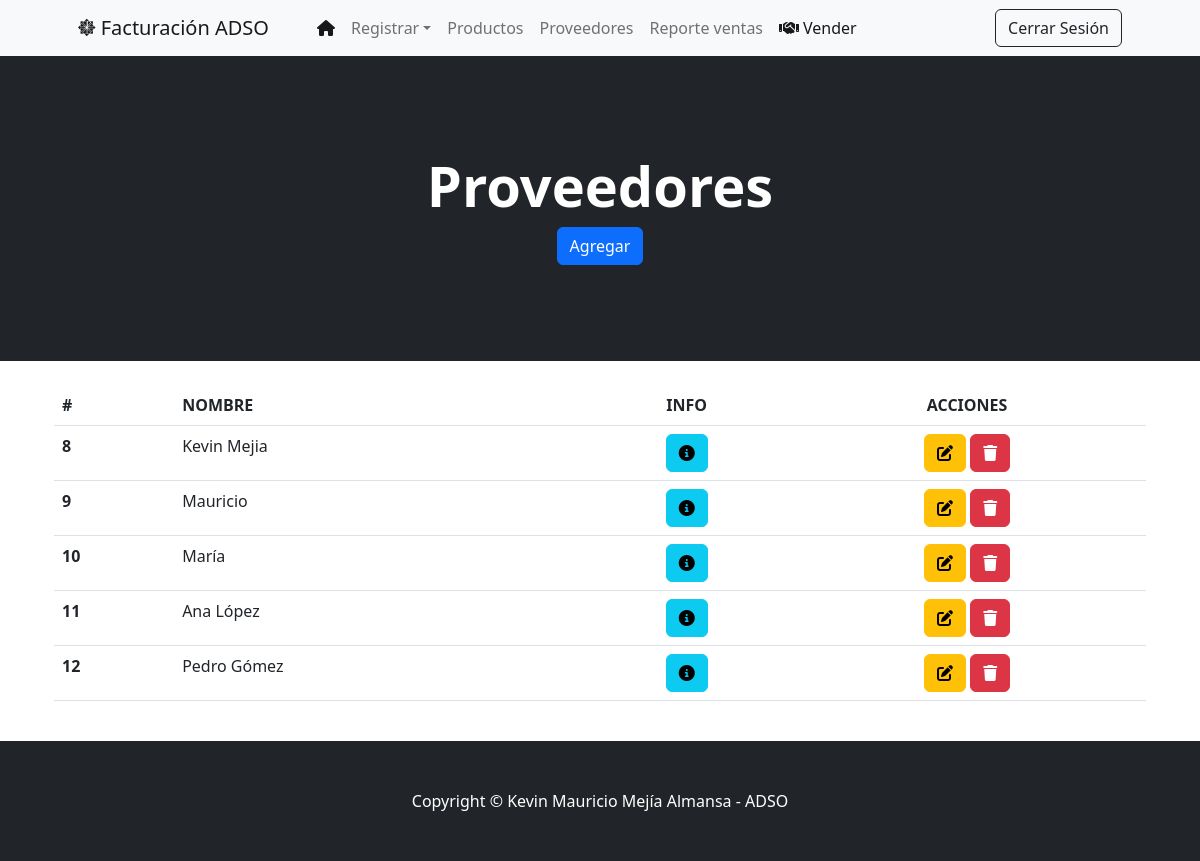
The app's page /consultar_proveedor.php with its own data.
### tables this page shows
CREATE TABLE `proveedor` (
  `id_proveedor` int(10) UNSIGNED NOT NULL,
  `nit` varchar(10) DEFAULT NULL,
  `nombre` varchar(80) DEFAULT NULL,
  `ubicacion` varchar(100) DEFAULT NULL,
  `telefono` char(10) DEFAULT NULL,
  `estado` tinyint(1) NOT NULL DEFAULT 1
);

### consultar_proveedor.php (the view, shortened to what this page needs)
<?php
include_once("conexion.php");
$consulta_proveedores = $conexion->query("SELECT * FROM proveedor WHERE estado = 1;");
?>
<?php include("includes/header.php") ?>
        <header class="bg-dark py-5">
            <div class="container px-4 px-lg-5 my-5">
                <div class="text-center text-white">
                    <h1 class="display-4 fw-bolder">Proveedores</h1>
                    <a href="proveedor.php" class="btn btn-primary">Agregar</a>
                </div>
            </div>
        </header>
        <main>
            <div class="container p-4">
                <div class="col">
                    <table class="table">
                        <thead>
                            <tr>
                            <th scope="col">#</th>
                            <th scope="col">NOMBRE</th>
                            <th scope="col" class="text-center">INFO</th>
                            <th scope="col" class="text-center">ACCIONES</th>
                            </tr>
                        </thead>
                        <tbody>
                            <?php
                            if($consulta_proveedores->num_rows > 0) {
                                while($row = $consulta_proveedores->fetch_assoc()) {
                                    $id_proveedor = $row['id_proveedor'];
                                    $nombre = $row['nombre'];
                                    ?>
                                    <tr>
                                        <th scope="row"><?php echo $id_proveedor; ?></th>
                                        <td><?php echo $nombre; ?></td>
                                        <td class="text-center">
                                            <button class="btn btn-info" type="button" data-bs-toggle="modal" data-bs-target="#modalDetalles<?php echo $id_proveedor; ?>"><i class="fa-sharp fa-solid fa-circle-info"></i></button>
                                        </td>
                                        <td class="text-center" >
                                            <a href="modificar_proveedor.php?id=<?php echo $id_proveedor; ?>" class="btn btn-warning">
                                            <i class="fa-solid fa-pen-to-square"></i>
                                            </a>
                                            <a href="eliminar_proveedor.php?id=<?php echo $id_proveedor; ?>" class="btn btn-danger">
                                            <i class="fa-solid fa-trash"></i>
                                            </a>
                                        </td>
                                    </tr>
                                <?php
                                }
                            } ?>
                        </tbody>
                    </table>
                </div>
            </div>
        </main>
<?php include("includes/footer.php") ?>

### records on screen
proveedor: id_proveedor "8", nombre "Kevin Mejia"
proveedor: id_proveedor "9", nombre "Mauricio"
proveedor: id_proveedor "10", nombre "María"
proveedor: id_proveedor "11", nombre "Ana López"
proveedor: id_proveedor "12", nombre "Pedro Gómez"
